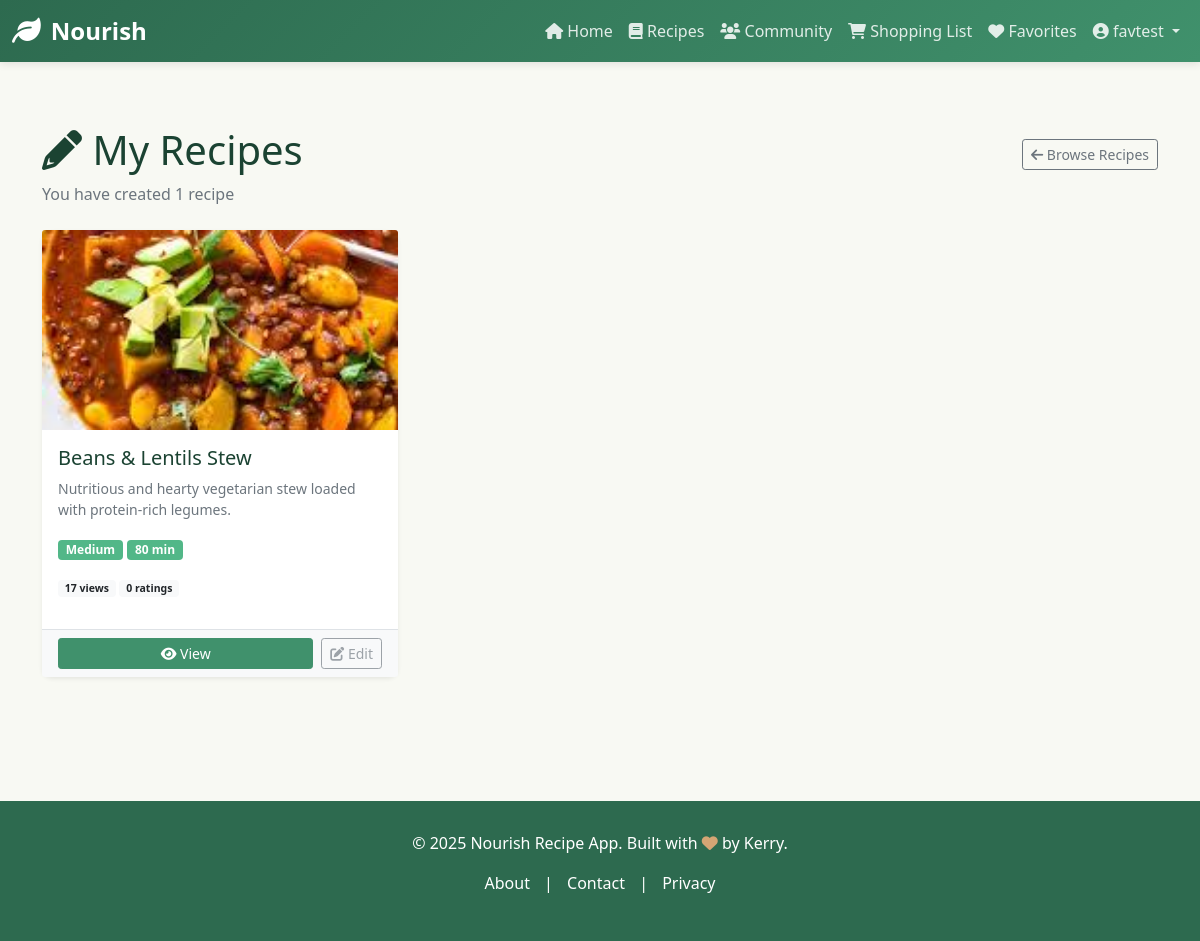
/my-recipes/ (signed in), run on the app's committed database.
### ingredient/models.py (models this page shows, shortened)
class Recipe(models.Model):
  DIFFICULTY_CHOICES = [
      ('easy', 'Easy'),
      ('medium', 'Medium'),
      ('hard', 'Hard'),
  ]
  CATEGORY_CHOICES = [
      ('breakfast', 'Breakfast'),
      ('lunch', 'Lunch'),
      ('dinner', 'Dinner'),
      ('snack', 'Snack'),
      ('dessert', 'Dessert'),
      ('beverage', 'Beverage'),
      ('other', 'Other'),
  ]
  title = models.CharField(max_length=255)
  description = models.TextField(blank=True)
  prep_time = models.IntegerField(default=15, help_text="minutes")
  cook_time = models.IntegerField(default=30, help_text="minutes")
  servings = models.IntegerField(default=4)
  difficulty = models.CharField(max_length=50, choices=DIFFICULTY_CHOICES, default='medium')
  category = models.CharField(max_length=50, choices=CATEGORY_CHOICES, default='other')
  image = models.ImageField(upload_to='recipe_images/', blank=True, null=True)
  created_by = models.ForeignKey(User, on_delete=models.CASCADE, related_name='recipes', null=True, blank=True)
  created_at = models.DateTimeField(auto_now_add=True)
  updated_at = models.DateTimeField(auto_now=True)
  is_published = models.BooleanField(default=True)
  views_count = models.IntegerField(default=0)
  class Meta:
    ordering = ['-created_at']

### ingredient/views.py (the view)
# urls.py: path('my-recipes/', ingredient_views.my_recipes, name='my_recipes'),
@login_required(login_url='login')
def my_recipes(request):
  recipes = Recipe.objects.filter(created_by=request.user)
  return render(request, 'my_recipes.html', {'recipes': recipes})

### ingredient/templates/my_recipes.html (shortened to what this page needs)
{% extends 'base.html' %}
{% load static %}
{% block content %}
<div class="mb-4">
    <div class="d-flex justify-content-between align-items-center">
        <h1><i class="fas fa-pencil"></i> My Recipes</h1>
        <a href="{% url 'home' %}" class="btn btn-outline-secondary btn-sm">
            <i class="fas fa-arrow-left"></i> Browse Recipes
        </a>
    </div>
    <p class="text-muted">You have created {{ recipes|length }} recipe{{ recipes|length|pluralize }}</p>
</div>
{% if recipes %}
<div class="row">
    {% for recipe in recipes %}
    <div class="col-md-6 col-lg-4 mb-4">
        <div class="card h-100 border-0 shadow-sm">
            {% if recipe.image %}
            {% if 'recipe_images/' in recipe.image.name %}
            <img src="{{ recipe.image.url }}" class="card-img-top" alt="{{ recipe.title }}"
                style="height: 200px; object-fit: cover;">
            {% else %}
            <img src="{% static 'images/' %}{{ recipe.image }}" class="card-img-top" alt="{{ recipe.title }}"
                style="height: 200px; object-fit: cover;">
            {% endif %}
            {% else %}
            <div class="card-img-top bg-light d-flex align-items-center justify-content-center" style="height: 200px;">
                <i class="fas fa-utensils fa-3x text-muted"></i>
            </div>
            {% endif %}
            <div class="card-body">
                <h5 class="card-title">{{ recipe.title }}</h5>
                <p class="card-text text-muted small">{{ recipe.description|truncatewords:15 }}</p>
                <div class="recipe-meta mb-3">
                    <span class="badge bg-success">{{ recipe.difficulty|title }}</span>
                    <span class="badge bg-success">{{ recipe.prep_time|add:recipe.cook_time }} min</span>
                </div>
                <p class="small">
                    <span class="badge bg-light text-dark">{{ recipe.views_count }} views</span>
                    <span class="badge bg-light text-dark">{{ recipe.ratings.count }} ratings</span>
                </p>
            </div>
            <div class="card-footer bg-light border-top">
                <div class="d-flex gap-2">
                    <a href="{% url 'recipe_detail' recipe.id %}" class="btn btn-sm btn-primary flex-grow-1">
                        <i class="fas fa-eye"></i> View
                    </a>
                    <button class="btn btn-sm btn-outline-secondary" disabled>
                        <i class="fas fa-edit"></i> Edit
                    </button>
                </div>
            </div>
        </div>
    </div>
    {% endfor %}
</div>
{% else %}
<div class="alert alert-info" role="alert">
    <i class="fas fa-info-circle"></i> <strong>No recipes yet!</strong>
    <p>You haven't saved any recipes. Browse our collection to find recipes you love!</p>
</div>
{% endif %}
{% endblock %}

### ingredient/templates/base.html (shortened to what this page needs)
<!DOCTYPE html>
<html lang="en">
<head>
    <link href="https://cdn.jsdelivr.net/npm/bootstrap@5.1.3/dist/css/bootstrap.min.css" rel="stylesheet">
    <link rel="stylesheet" href="https://cdnjs.cloudflare.com/ajax/libs/font-awesome/6.0.0/css/all.min.css">
</head>
<body>
    <nav class="navbar navbar-expand-lg navbar-dark sticky-top">
        <div class="container-fluid">
            <a class="navbar-brand" href="{% url 'home' %}">
                <i class="fas fa-leaf"></i> Nourish
            </a>
            <div class="collapse navbar-collapse" id="navbarNav">
                <ul class="navbar-nav ms-auto">
                    <li class="nav-item">
                        <a class="nav-link" href="{% url 'home' %}"><i class="fas fa-home"></i> Home</a>
                    </li>
                    <li class="nav-item">
                        <a class="nav-link" href="{% url 'recipes' %}"><i class="fas fa-book"></i> Recipes</a>
                    </li>
                    <li class="nav-item">
                        <a class="nav-link" href="{% url 'community' %}"><i class="fas fa-users"></i> Community</a>
                    </li>
                    {% if user.is_authenticated %}
                    <li class="nav-item">
                        <a class="nav-link" href="{% url 'shopping_list' %}">
                            <i class="fas fa-shopping-cart"></i> Shopping List
                        </a>
                    </li>
                    <li class="nav-item">
                        <a class="nav-link" href="{% url 'my_favorites' %}">
                            <i class="fas fa-heart"></i> Favorites
                        </a>
                    </li>
                    <li class="nav-item dropdown">
                        <a class="nav-link dropdown-toggle" href="#" id="userMenu" role="button"
                            data-bs-toggle="dropdown">
                            <i class="fas fa-user-circle"></i> {{ user.username }}
                        </a>
                    </li>
                    {% endif %}
                </ul>
            </div>
        </div>
    </nav>
    <main class="container">
        {% block content %}{% endblock %}
    </main>
    <footer>
        <div class="container">
            <p>&copy; 2025 Nourish Recipe App. Built with <i class="fas fa-heart" style="color: #d4a574;"></i> by Kerry.
            </p>
            <p>
                <a href="#" style="color: white; text-decoration: none; margin: 0 10px;">About</a> |
                <a href="#" style="color: white; text-decoration: none; margin: 0 10px;">Contact</a> |
                <a href="#" style="color: white; text-decoration: none; margin: 0 10px;">Privacy</a>
            </p>
        </div>
    </footer>
</body>
</html>

### ingredient/templates/base.html (style rules this page uses)
:root { --primary-green: #2d6a4f; --secondary-green: #40916c; --light-green: #52b788; --lighter-green: #74c69d; --lightest-green: #95d5b2; --cream: #f8f9f3; --dark: #1b4332; --success: #52b788; --warning: #74c69d; }
body { font-family: 'Segoe UI', Tahoma, Geneva, Verdana, sans-serif; background-color: var(--cream); color: var(--dark); }
.navbar { background: linear-gradient(135deg, var(--primary-green) 0%, var(--secondary-green) 100%); box-shadow: 0 2px 8px rgba(0, 0, 0, 0.1); }
.navbar-brand { font-weight: 700; font-size: 1.5rem; color: white !important; display: flex; align-items: center; gap: 10px; }
.navbar-brand i { font-size: 1.8rem; }
.nav-link { color: rgba(255, 255, 255, 0.85) !important; font-weight: 500; transition: color 0.3s ease; }
.btn-primary { background-color: var(--secondary-green); border-color: var(--secondary-green); }
.badge.bg-success { background-color: var(--light-green) !important; }
.card { border: none; box-shadow: 0 2px 8px rgba(0, 0, 0, 0.1); transition: transform 0.3s ease, box-shadow 0.3s ease; border-radius: 10px; }
footer { background-color: var(--primary-green); color: white; margin-top: 60px; padding: 30px 0; text-align: center; }
main { min-height: calc(100vh - 200px); padding: 40px 0; }

### data on the page
Recipe: image (picture), title "Beans & Lentils Stew", description "Nutritious and hearty vegetarian stew loaded with protein-rich legumes.", difficulty "Medium", prep_time|add "80", views_count "17", ratings.count "0"

### other printed values
{{ user.username }} "favtest"
{{ recipes|length }} "1"
